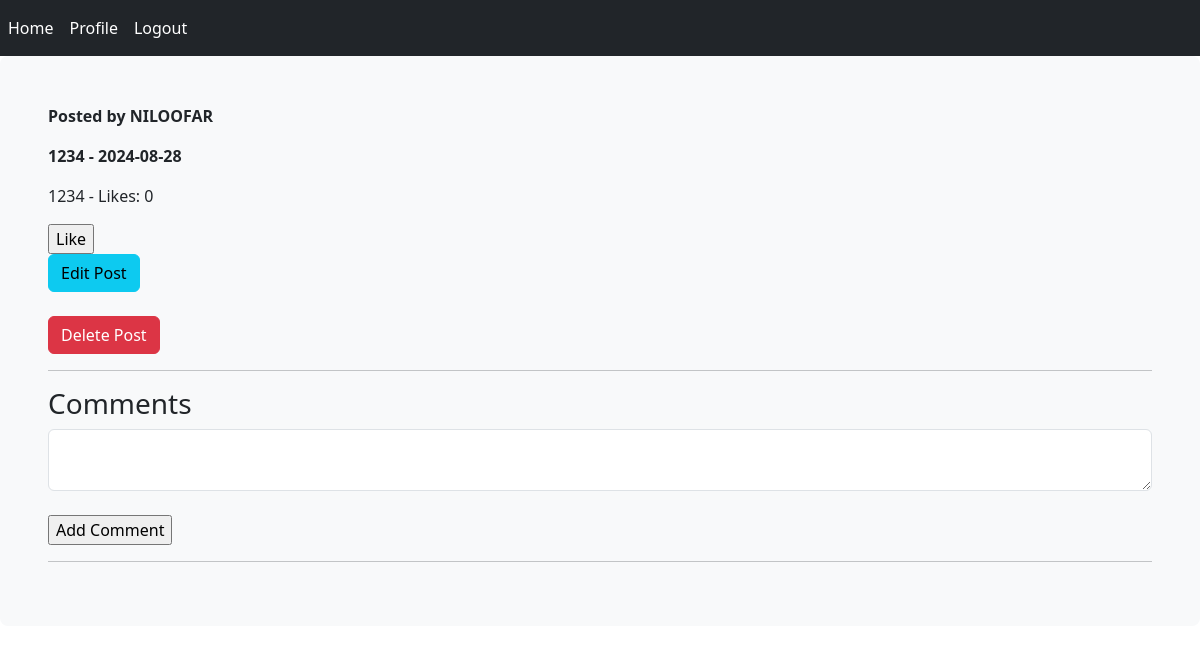
/post_detail/2/ (signed in), run on the app's committed database.
### blog/models.py (models this page shows, shortened)
class User(UserMixin, db.Model):
    id = db.Column(db.Integer, primary_key=True)
    username = db.Column(db.String(30), unique=True,nullable=False)
    email = db.Column(db.String(45), unique=True, nullable=False)
    password = db.Column(db.String(30), nullable=False)
    posts = db.relationship('Post', cascade="all, delete", backref='author', lazy=True)
    comments = db.relationship('Comment', cascade="all, delete", backref='owner', lazy=True)
    replies = db.relationship('Reply', cascade="all, delete", backref='response', lazy=True)
    likes = db.relationship('Like', cascade="all, delete", backref='user', lazy=True)

class Post(db.Model):
    id = db.Column(db.Integer, primary_key=True)
    title = db.Column(db.String(120),nullable=False)
    date = db.Column(db.DateTime, default=datetime.now)
    content = db.Column(db.Text, nullable=False)
    user_id = db.Column(db.Integer, db.ForeignKey('user.id'), nullable=False)
    comments = db.relationship('Comment', cascade="all, delete", backref='post', lazy=True)
    likes = db.relationship('Like', cascade="all, delete", backref='like', lazy=True)

### blog/routes.py (the view)
@app.route('/post_detail/<int:post_id>/', methods=('GET', 'POST'))
@login_required
def post_detail(post_id):
    dislike_form = DisLikeForm()
    like_form = LikeForm()
    comment_form = CommentForm()
    reply_form = ReplyForm()
    post = Post.query.get_or_404(post_id)
    existing_like = Like.query.filter_by(user_id=current_user.id, post_id=post.id).first()
    if comment_form.validate_on_submit():
        comment = Comment(content=comment_form.content.data, post=post, owner=current_user)
        db.session.add(comment)
        db.session.commit()
        flash('Your comment added successfully', 'success')
        return redirect(url_for('post_detail', post_id=post.id))
    return render_template('post_detail.html', post=post, comment_form=comment_form,
                            reply_form=reply_form ,like_form=like_form, dislike_form=dislike_form, existing_like=existing_like)

### blog/forms.py
class DisLikeForm(FlaskForm):
    submit = SubmitField('DisLike')

class LikeForm(FlaskForm):
    submit = SubmitField('Like')

### blog/models.py (called while the page is built)
@login_manager.user_loader
def load_user(user_id):
    return User.query.get(int(user_id))

### blog/templates/post_detail.html (shortened to what this page needs)
{% extends 'base.html' %}
{% block content %}
    <div class="content">
        <div class="post">
            <p><b>Posted by {{ post.author.username|upper }}</b></p>
            <b>
                <p class="title">{{ post.title }} - {{ post.date.strftime('%Y-%m-%d') }}</p>
            </b>
            <div class="content">
                <p>{{ post.content }} - Likes: {{ post.likes|length }}</p>
                {% if existing_like %}
                    <form method="POST" action="{{ url_for('unlike', post_id=post.id) }}">
                        {{ dislike_form.csrf_token }}
                        {{ dislike_form.submit }}
                    </form>
                {% else %}
                    <form method="POST" action="{{ url_for('like', post_id=post.id) }}">
                        {{ like_form.submit }}
                    </form>
                {% endif %}
            </div>
            {% if post.author == current_user %}
                <a href="{{ url_for('edit_post', post_id=post.id) }}" class="btn btn-info">Edit Post</a><br><br>
                <a href="{{ url_for('delete_post', post_id=post.id) }}" class="btn btn-danger">Delete Post</a>
            {% endif %}
            <hr>
            <h3>Comments</h3>
            <form action="" method="post">
                {{ comment_form.content(class='form-control') }}<br>
                {{ comment_form.submit }}
            </form>
            <hr>
        </div>
    </div>
{% endblock %}

### data on the page
User: author.username "NILOOFAR"
Post: title "1234", date "2024-08-28", content "1234"

### other printed values
{{ post.likes|length }} "0"
